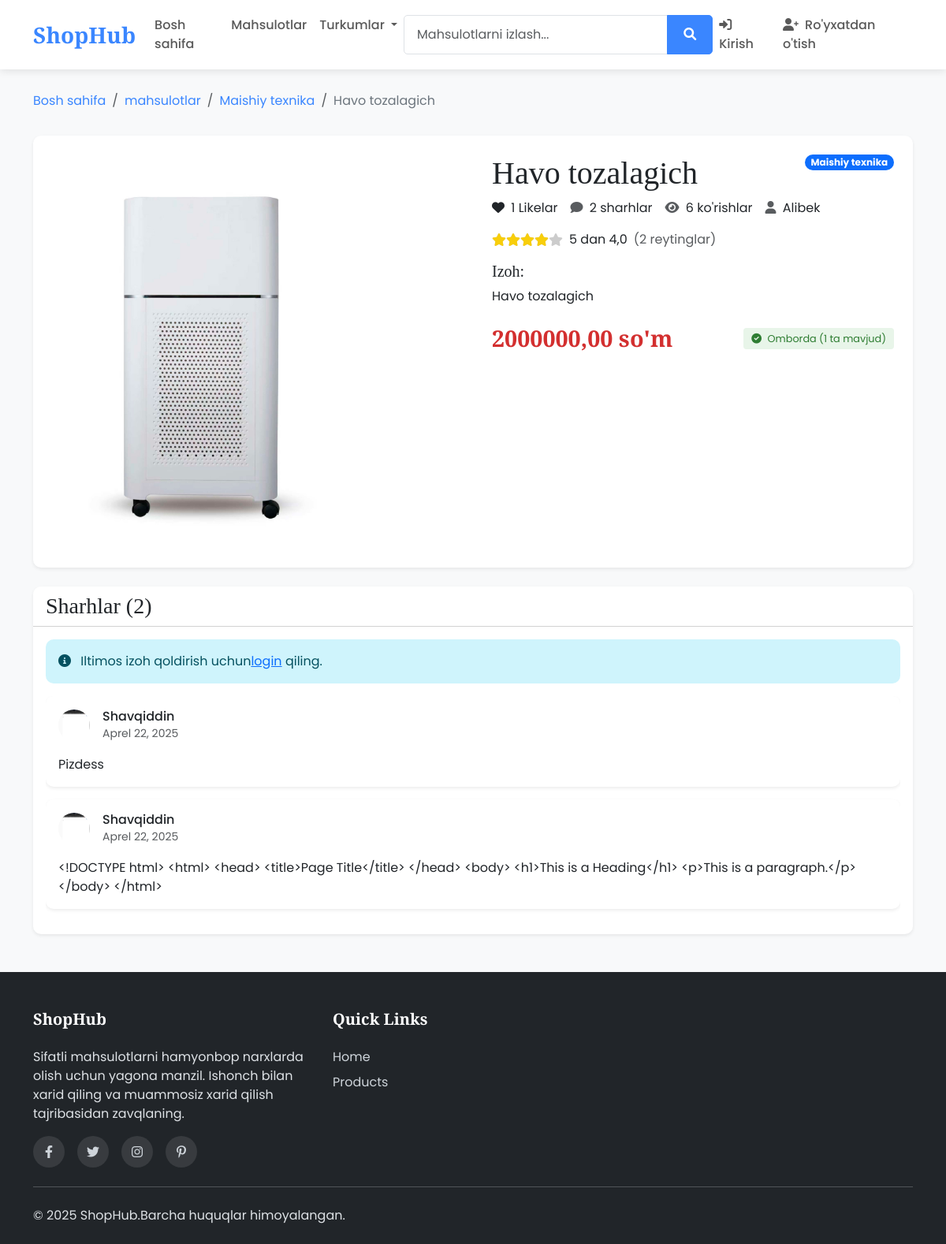
Page /product/havo-tozalagich/ on the committed database.
### shop/models.py (models this page shows, shortened)
class Product(models.Model):
    name = models.CharField(max_length=200)
    slug = models.SlugField(max_length=200, unique=True)
    description = models.TextField()
    price = models.DecimalField(max_digits=10, decimal_places=2)
    image = models.ImageField(upload_to='products')
    stock = models.PositiveIntegerField(default=1)
    available = models.BooleanField(default=True)
    category = models.ForeignKey(Category, on_delete=models.CASCADE, related_name='products')
    created = models.DateTimeField(auto_now_add=True)
    updated = models.DateTimeField(auto_now=True)
    likes = models.ManyToManyField(settings.AUTH_USER_MODEL, related_name='liked_products', blank=True)
    owner = models.ForeignKey(settings.AUTH_USER_MODEL, on_delete=models.CASCADE, related_name='owned_products')
    view_count = models.PositiveIntegerField(default=0)
    def average_rating(self):
        ratings = Rating.objects.filter(product=self).aggregate(avg_rating=Avg('rating'))
        return ratings['avg_rating'] if ratings['avg_rating'] else 0
    def get_star_percentage(self):
        avg = self.average_rating()
        return int((avg / 5) * 100) if avg else 0
    class Meta:
        verbose_name = "Mahsulotlar"
        verbose_name_plural = "Mahsulotlar"

class Category(models.Model):
    name = models.CharField(max_length=100)
    slug = models.SlugField(max_length=100, unique=True)
    description = models.TextField(blank=True)
    image = models.ImageField(upload_to='categories', blank=True)
    class Meta:
        verbose_name_plural = 'Categories'
    def get_absolute_url(self):
        return reverse('products_by_category', kwargs={'category_slug': self.slug})
    class Meta:
        verbose_name = "Turkumlar"
        verbose_name_plural = "Turkumlar"

class Comment(models.Model):
    product = models.ForeignKey(Product, on_delete=models.CASCADE, related_name='comments')
    user = models.ForeignKey(settings.AUTH_USER_MODEL, on_delete=models.CASCADE)
    content = models.TextField()
    created = models.DateTimeField(auto_now_add=True)
    class Meta:
        ordering = ['-created']
    class Meta:
        verbose_name = "Sharhlar"
        verbose_name_plural = "Sharhlar"

### accounts/models.py (models this page shows, shortened)
class CustomUser(AbstractBaseUser, PermissionsMixin):
    email = models.EmailField(unique=True)
    first_name = models.CharField(max_length=30, blank=True)
    last_name = models.CharField(max_length=30, blank=True)
    is_active = models.BooleanField(default=True)
    is_staff = models.BooleanField(default=False)
    date_joined = models.DateTimeField(default=timezone.now)
    objects = CustomUserManager()
    USERNAME_FIELD = 'email'
    REQUIRED_FIELDS = []

### users/models.py (models this page shows, shortened)
class Profile(models.Model):
    user = models.OneToOneField(settings.AUTH_USER_MODEL, on_delete=models.CASCADE)
    image = models.ImageField(default='default.jpg', upload_to='profile_pics')
    class Meta:
        verbose_name = "Foydalanuvchilar"
        verbose_name_plural = "Foydalanuvchilar"

### shop/views.py (the view, shortened to what this page needs)
# urls.py: path('product/<slug:slug>/', views.product_detail, name='product_detail'),
def product_detail(request, slug):
    product = get_object_or_404(Product, slug=slug, available=True)
    comments = product.comments.all()
    liked = False
    is_owner = False
    user_rating = None
    viewed = False
    if request.user.is_authenticated:
        viewed = ProductView.objects.filter(product=product, user=request.user).exists()
        if not viewed:
            ProductView.objects.create(product=product, user=request.user)
            product.view_count += 1
            product.save()
    else:
        if not request.session.session_key:
            request.session.save()
        session_key = request.session.session_key
        viewed = ProductView.objects.filter(product=product, session_key=session_key).exists()
        if not viewed:
            ProductView.objects.create(product=product, session_key=session_key)
            product.view_count += 1
            product.save()
    if request.method == 'POST' and 'comment_submit' in request.POST:
        comment_form = CommentForm(request.POST)
        if comment_form.is_valid():
            new_comment = comment_form.save(commit=False)
            new_comment.product = product
            new_comment.user = request.user
            new_comment.save()
            messages.success(request, 'Izohingiz saqlandi')
            return redirect('product_detail', slug=product.slug)
    else:
        comment_form = CommentForm()
    return render(request, 'shop/product_detail.html', {
        'product': product,
        'comments': comments,
        'comment_form': comment_form,
        'liked': liked,
        'is_owner': is_owner,
        'reply_form': ReplyForm(),
        'user_rating': user_rating,
        'categories': Category.objects.all(),
    })

### shop/forms.py
class CommentForm(forms.ModelForm):
    class Meta:
        model = Comment
        fields = ['content']
        widgets = {
            'content': forms.Textarea(attrs={'rows': 4, 'placeholder': 'Write your comment here...'}),
        }

class ReplyForm(forms.ModelForm):
    class Meta:
        model = Reply
        fields = ['content']
        widgets = {
            'content': forms.Textarea(attrs={'rows': 3, 'placeholder': 'Write your reply here...'}),
        }

### templates/shop/product_detail.html (shortened to what this page needs)
{% extends 'base.html' %}
{% load crispy_forms_tags %}
{% block content %}
    <nav aria-label="breadcrumb">
        <ol class="breadcrumb">
            <li class="breadcrumb-item"><a href="{% url 'home' %}">Bosh sahifa</a></li>
            <li class="breadcrumb-item"><a href="{% url 'product_list' %}">mahsulotlar</a></li>
            <li class="breadcrumb-item"><a href="{{ product.category.get_absolute_url }}">{{ product.category.name }}</a></li>
            <li class="breadcrumb-item active" aria-current="page">{{ product.name }}</li>
        </ol>
    </nav>
    <div class="card border-0 shadow-sm mb-4">
        <div class="card-body p-0">
            <div class="row g-0">
                <div class="col-md-6">
                    <div class="p-4">
                        <img src="{{ product.image.url }}" class="img-fluid rounded product-detail-img" alt="{{ product.name }}">
                    </div>
                </div>
                <div class="col-md-6">
                    <div class="p-4">
                        <div class="d-flex justify-content-between align-items-start mb-2">
                            <h1 class="mb-0">{{ product.name }}</h1>
                            <span class="badge bg-primary rounded-pill">{{ product.category.name }}</span>
                        </div>
                        <div class="d-flex align-items-center mb-3">
                            <div class="me-3">
                                <i class="fas fa-heart like-btn {% if liked %}liked{% endif %}" data-product-id="{{ product.id }}"></i>
                                <span class="ms-1 like-count" data-product-id="{{ product.id }}">{{ product.likes.count }}</span> Likelar
                            </div>
                            <div class="me-3">
                                <i class="fas fa-comment text-muted"></i>
                                <span class="ms-1">{{ comments.count }} sharhlar</span>
                            </div>
                            <div class="me-3">
                                <i class="fas fa-eye text-muted"></i>
                                <span class="ms-1">{{ product.view_count }} ko'rishlar</span>
                            </div>
                            <div>
                                <i class="fas fa-user text-muted"></i>
                                <span class="ms-1">{{ product.owner.first_name }}</span>
                            </div>
                        </div>
                        <div class="mb-3">
                            <div class="d-flex align-items-center">
                                <div class="stars-outer">
                                    <div class="stars-inner" style="width: {{ product.get_star_percentage }}%"></div>
                                </div>
                                <span class="ms-2">5 dan {{ product.average_rating|floatformat:1 }}</span>
                                <span class="ms-2 text-muted">({{ product.ratings.count }} reytinglar)</span>
                            </div>
                        </div>
                        <div class="mb-4">
                            <h5 class="mb-2">Izoh:</h5>
                            <p>{{ product.description }}</p>
                        </div>
                        <div class="d-flex align-items-center mb-4">
                            <h2 class="price-tag mb-0">{{ product.price }} so'm</h2>
                            <div class="ms-auto">
                                {% if product.stock > 0 %}
                                    <span class="stock-badge">
                                        <i class="fas fa-check-circle me-1"></i> Omborda ({{ product.stock }} ta mavjud)
                                    </span>
                                {% else %}
                                    <span class="stock-badge out-of-stock">
                                        <i class="fas fa-times-circle me-1"></i> Omborda mavjud emas
                                    </span>
                                {% endif %}
                            </div>
                        </div>
                    </div>
                </div>
            </div>
        </div>
    </div>
    <div class="card border-0 shadow-sm">
        <div class="card-header bg-white">
            <h3 class="mb-0">Sharhlar ({{ comments.count }})</h3>
        </div>
        <div class="card-body">
            {% if user.is_authenticated %}
                <div class="card mb-4 border-0 shadow-sm">
                    <div class="card-body">
                        <div class="d-flex mb-3">
                            <img src="{{ user.profile.image.url }}" class="rounded-circle me-3" width="40" height="40" alt="{{ user.username }}">
                            <div>
                                <h6 class="mb-0">{{ user.first_name }}</h6>
                                <small class="text-muted">Fikrlaringizni baham ko'ring</small>
                            </div>
                        </div>
                        <form method="post">
                            {% csrf_token %}
                            {{ comment_form|crispy }}
                            <div class="text-end mt-3">
                                <button type="submit" name="comment_submit" class="btn btn-primary">
                                    <i class="fas fa-paper-plane me-2"></i> Sharhni yuborish
                                </button>
                            </div>
                        </form>
                    </div>
                </div>
            {% else %}
                <div class="alert alert-info">
                    <i class="fas fa-info-circle me-2"></i> Iltimos izoh qoldirish uchun<a href="{% url 'login' %}">login</a> qiling.
                </div>
            {% endif %}
            <div class="comment-section">
                {% for comment in comments %}
                    <div class="card mb-3 border-0 shadow-sm">
                        <div class="card-body">
                            <div class="d-flex justify-content-between align-items-center mb-3">
                                <div class="d-flex align-items-center">
                                    {% if comment.user.profile.image %}
                                        <img src="{{ comment.user.profile.image.url }}" class="rounded-circle me-3" width="40" height="40" alt="{{ comment.user.username }}">
                                    {% endif %}
                                    <div>
                                        <h6 class="mb-0">{{ comment.user.first_name }}</h6>
                                        <small class="text-muted">{{ comment.created|date:"F d, Y" }}</small>
                                    </div>
                                </div>
                            </div>
                            <p class="card-text">{{ comment.content }}</p>
                        </div>
                    </div>
                {% empty %}
                    <div class="alert alert-light">Hozircha izohlar yo‘q. Birinchi bo'lib fikr bildiring!</div>
                {% endfor %}
            </div>
        </div>
    </div>
{% endblock %}

### templates/base.html (style rules this page uses)
:root { --primary: #3a86ff; --primary-dark: #2667cc; --secondary: #ff006e; --dark: #212529; --light: #f8f9fa; --success: #4cc9a4; --warning: #ffbe0b; --danger: #ff5a5f; --gray-100: #f8f9fa; --gray-200: #e9ecef; --gray-300: #dee2e6; --gray-400: #ced4da; --gray-500: #adb5bd; --gray-600: #6c757d; --gray-700: #495057; --gray-800: #343a40; --gray-900: #212529; }
body { padding-top: 76px; min-height: 100vh; display: flex; flex-direction: column; font-family: 'Poppins', sans-serif; color: var(--gray-800); background-color: var(--gray-100); }
h1, h2, h3, h4, h5, .navbar-brand { font-family: 'Playfair Display', serif; }
.card { border: none; border-radius: 10px; overflow: hidden; box-shadow: 0 5px 15px rgba(0,0,0,0.05); transition: transform 0.3s ease, box-shadow 0.3s ease; }
.product-detail-img { max-height: 500px; object-fit: contain; border-radius: 10px; }
.like-btn { cursor: pointer; transition: all 0.3s; }
.comment-section { max-height: 500px; overflow-y: auto; }
.price-tag { font-size: 1.5rem; font-weight: 700; color: var(--primary); }
.alert { border-radius: 10px; border: none; }
.breadcrumb { background-color: transparent; padding: 1rem 0; }
.breadcrumb-item a { color: var(--primary); text-decoration: none; }
.breadcrumb-item.active { color: var(--gray-600); }

### templates/shop/product_detail.html (style rules this page uses)
.stars-outer { display: inline-block; position: relative; font-family: 'Font Awesome 5 Free'; font-weight: 900; }
.stars-outer::before { content: "\f005 \f005 \f005 \f005 \f005"; color: #ccc; }
.stars-inner { position: absolute; top: 0; left: 0; white-space: nowrap; overflow: hidden; width: 0; }
.stars-inner::before { content: "\f005 \f005 \f005 \f005 \f005"; color: #f8ce0b; }
.stock-badge { padding: 5px 10px; border-radius: 4px; font-size: 0.8rem; background-color: #e8f5e9; color: #2e7d32; }
.price-tag { font-size: 1.8rem; font-weight: 600; color: #d32f2f; }

### rows in the picture
Product: category.name "Maishiy texnika", name "Havo tozalagich", image (picture), likes.count "1", count "2", view_count "6", owner.first_name "Alibek", average_rating "4,0", ratings.count "2", description "Havo tozalagich", price "2000000,00", stock "1"
Comment: user.profile.image (picture), user.first_name "Shavqiddin", created "Aprel 22, 2025", content "Pizdess"
Comment: user.profile.image (picture), user.first_name "Shavqiddin", created "Aprel 22, 2025", content "<!DOCTYPE html> <html> <head> <title>Page Title</title> </head> <body> <h1>This is a Heading</h1> <p>This is a paragraph.</p> </body> </html>"

### other values in the picture
{{ comments.count }} "2"
